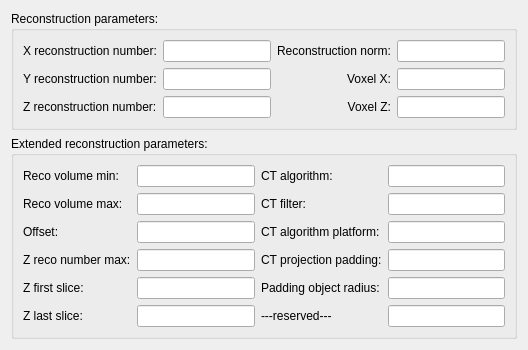
     <widget class="QWidget" name="RecoParam">
      <attribute name="title">
       <string>Reconstruction</string>
      </attribute>
      <layout class="QVBoxLayout" name="verticalLayout">
       <item>
        <widget class="QGroupBox" name="groupBox">
         <property name="title">
          <string>Reconstruction parameters:</string>
         </property>
         <layout class="QGridLayout" name="gridLayout_4">
          <item row="4" column="0">
           <widget class="QLabel" name="label_40">
            <property name="text">
             <string>Z reconstruction number:</string>
            </property>
           </widget>
          </item>
          <item row="4" column="1">
           <widget class="QLineEdit" name="RecoParamNZRecoNumber"/>
          </item>
          <item row="0" column="3">
           <widget class="QLineEdit" name="RecoParamFRecNorm"/>
          </item>
          <item row="0" column="0">
           <widget class="QLabel" name="label">
            <property name="text">
             <string>X reconstruction number:</string>
            </property>
           </widget>
          </item>
          <item row="0" column="1">
           <widget class="QLineEdit" name="RecoParamNXRecoNumber"/>
          </item>
          <item row="2" column="0">
           <widget class="QLabel" name="label_39">
            <property name="text">
             <string>Y reconstruction number:</string>
            </property>
           </widget>
          </item>
          <item row="2" column="1">
           <widget class="QLineEdit" name="RecoParamNYRecoNumber"/>
          </item>
          <item row="0" column="2">
           <widget class="QLabel" name="label_41">
            <property name="text">
             <string>Reconstruction norm:</string>
            </property>
            <property name="alignment">
             <set>Qt::AlignRight|Qt::AlignTrailing|Qt::AlignVCenter</set>
            </property>
           </widget>
          </item>
          <item row="2" column="2">
           <widget class="QLabel" name="label_42">
            <property name="text">
             <string>Voxel X:</string>
            </property>
            <property name="alignment">
             <set>Qt::AlignRight|Qt::AlignTrailing|Qt::AlignVCenter</set>
            </property>
           </widget>
          </item>
          <item row="4" column="2">
           <widget class="QLabel" name="label_43">
            <property name="text">
             <string>Voxel Z:</string>
            </property>
            <property name="alignment">
             <set>Qt::AlignRight|Qt::AlignTrailing|Qt::AlignVCenter</set>
            </property>
           </widget>
          </item>
          <item row="2" column="3">
           <widget class="QLineEdit" name="RecoParamFVoxelX"/>
          </item>
          <item row="4" column="3">
           <widget class="QLineEdit" name="RecoParamFVoxelZ"/>
          </item>
         </layout>
        </widget>
       </item>
       <item>
        <widget class="QGroupBox" name="groupBox_2">
         <property name="title">
          <string>Extended reconstruction parameters:</string>
         </property>
         <layout class="QGridLayout" name="gridLayout_5">
          <item row="0" column="2">
           <widget class="QLabel" name="label_50">
            <property name="text">
             <string>CT algorithm:</string>
            </property>
           </widget>
          </item>
          <item row="0" column="0">
           <widget class="QLabel" name="label_44">
            <property name="text">
             <string>Reco volume min:</string>
            </property>
           </widget>
          </item>
          <item row="0" column="3">
           <widget class="QLineEdit" name="RecoParamExUiCTAlgorithm"/>
          </item>
          <item row="1" column="2">
           <widget class="QLabel" name="label_51">
            <property name="text">
             <string>CT filter:</string>
            </property>
           </widget>
          </item>
          <item row="0" column="1">
           <widget class="QLineEdit" name="RecoParamExFRecVolMin"/>
          </item>
          <item row="1" column="0">
           <widget class="QLabel" name="label_45">
            <property name="text">
             <string>Reco volume max:</string>
            </property>
           </widget>
          </item>
          <item row="1" column="1">
           <widget class="QLineEdit" name="RecoParamExFRecVolMax"/>
          </item>
          <item row="1" column="3">
           <widget class="QLineEdit" name="RecoParamExEUsedCTFilter"/>
          </item>
          <item row="2" column="0">
           <widget class="QLabel" name="label_46">
            <property name="text">
             <string>Offset:</string>
            </property>
           </widget>
          </item>
          <item row="2" column="1">
           <widget class="QLineEdit" name="RecoParamExFOffset"/>
          </item>
          <item row="3" column="0">
           <widget class="QLabel" name="label_47">
            <property name="text">
             <string>Z reco number max:</string>
            </property>
           </widget>
          </item>
          <item row="3" column="1">
           <widget class="QLineEdit" name="RecoParamExNZRecoNumMax"/>
          </item>
          <item row="4" column="0">
           <widget class="QLabel" name="label_48">
            <property name="text">
             <string>Z first slice:</string>
            </property>
           </widget>
          </item>
          <item row="4" column="1">
           <widget class="QLineEdit" name="RecoParamExNZFirstSlice"/>
          </item>
          <item row="5" column="0">
           <widget class="QLabel" name="label_49">
            <property name="text">
             <string>Z last slice:</string>
            </property>
           </widget>
          </item>
          <item row="5" column="1">
           <widget class="QLineEdit" name="RecoParamExNZLastSlice"/>
          </item>
          <item row="2" column="2">
           <widget class="QLabel" name="label_52">
            <property name="text">
             <string>CT algorithm platform:</string>
            </property>
           </widget>
          </item>
          <item row="2" column="3">
           <widget class="QLineEdit" name="RecoParamExEUsedCTAlgorithmPlatform"/>
          </item>
          <item row="3" column="2">
           <widget class="QLabel" name="label_53">
            <property name="text">
             <string>CT projection padding:</string>
            </property>
           </widget>
          </item>
          <item row="3" column="3">
           <widget class="QLineEdit" name="RecoParamExEUsedCTProjectionPadding"/>
          </item>
          <item row="4" column="2">
           <widget class="QLabel" name="label_54">
            <property name="text">
             <string>Padding object radius:</string>
            </property>
           </widget>
          </item>
          <item row="4" column="3">
           <widget class="QLineEdit" name="RecoParamExFPaddingObjectRadius"/>
          </item>
          <item row="5" column="2">
           <widget class="QLabel" name="label_55">
            <property name="text">
             <string>---reserved---</string>
            </property>
           </widget>
          </item>
          <item row="5" column="3">
           <widget class="QLineEdit" name="RecoParamExAiReserved"/>
          </item>
         </layout>
        </widget>
       </item>
      </layout>
     </widget>
